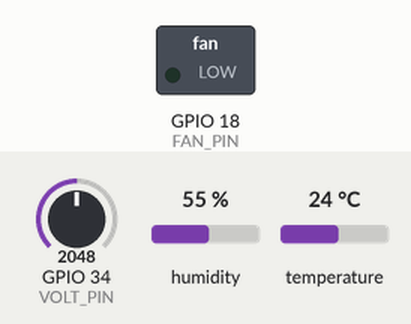
Bench run of a sketch on a simulated ESP32. Shown: switched loads named in the sketch (green lamp = pin HIGH). Inputs (shaded band) come from the test bench; at power-on: temperature 24 °C, GPIO 34 (VOLT_PIN) = 2048, humidity 55 % (analog values on the 0–4095 scale). WiFi joins after 1.5 s; servers stay silent unless stated; uploads are accepted with an empty reply; what the sketch prints to the serial monitor is not drawn.

Above: at 2.7 s.
2.8 s: temperature set to 30.2 °C
At 11.4 s:
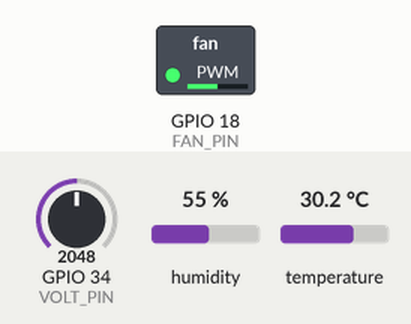
11.7 s: temperature set to 31.3 °C
At 21.5 s:
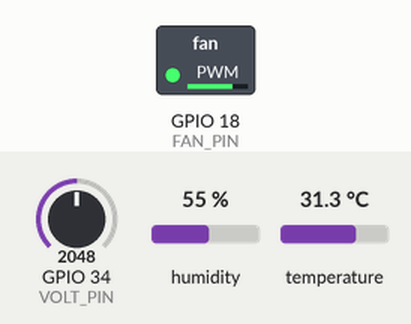
21.8 s: temperature set to 33.3 °C
31.6 s: temperature set to 34.3 °C
At 41.0 s:
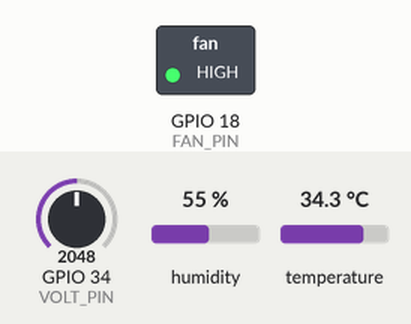
41.9 s: GPIO 34 (VOLT_PIN) set to 776
51.7 s: GPIO 34 (VOLT_PIN) set to 707
At 61.5 s:
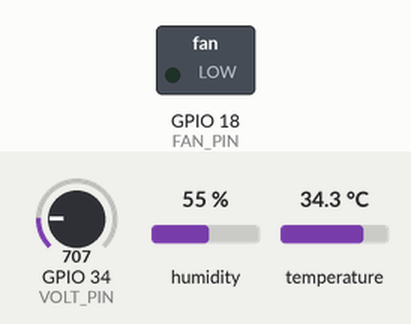
Timing chart, 0 to 63.0 s (numbered marks = the images above; inputs shaded):
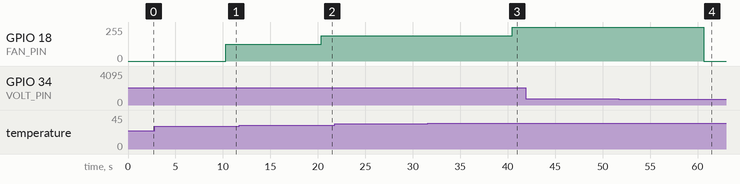

Measured:
- the behaviour switches between 30.9 and 31 °C on temperature (found by bisection; images 1 and 2)
- the behaviour switches between 33.9 and 34 °C on temperature (found by bisection; images 2 and 3)
- the behaviour switches between 745 and 744 on GPIO 34 (VOLT_PIN) (found by bisection; images 3 and 4)
- after the input at 2.8 s, GPIO 18 (FAN_PIN): 0/255 → 127/255 after 7.5 s
- after the input at 11.7 s, GPIO 18 (FAN_PIN): 127/255 → 190/255 after 8.6 s
- after the input at 21.8 s, every drawn part: stays the same
- after the input at 31.6 s, GPIO 18 (FAN_PIN): 190/255 → 255/255 after 8.9 s
- after the input at 41.9 s, every drawn part: stays the same
- after the input at 51.7 s, GPIO 18 (FAN_PIN): 255/255 → 0/255 after 8.9 s

The sketch:

topi-surya.ino
```cpp
// Topi Surya IoT — firmware ESP32.
//
// Membaca tegangan panel surya (pembagi tegangan ke ADC), suhu dan
// kelembapan (DHT22), mengatur kipas DC lewat PWM, mengirim telemetri ke
// server tiap 10 detik, dan mengambil perintah kipas terbaru lewat polling.
//
// Pustaka yang dibutuhkan di Arduino IDE (Library Manager):
//   - "DHT sensor library" (Adafruit) beserta dependensi "Adafruit Unified Sensor"
//   - Board ESP32 ("esp32" oleh Espressif)
// Isi WiFi dan alamat server di bawah sebelum upload. Jangan pernah
// menuliskan token perangkat asli ke berkas contoh yang dibagikan publik;
// token di sini hanya dibaca dari nilai yang diisi pemilik perangkat.

#include <WiFi.h>
#include <HTTPClient.h>
#include <DHT.h>

// ---------- Konfigurasi perangkat (isi sebelum upload) ----------
const char* WIFI_SSID = "NAMA_WIFI_ANDA";
const char* WIFI_PASSWORD = "SANDI_WIFI_ANDA";
// Alamat dasar server, tanpa garis miring di akhir, mis.
// "https://surya.bintangyudhis.my.id" atau alamat deploy aktif lainnya.
const char* SERVER_URL = "https://surya.bintangyudhis.my.id";
const char* DEVICE_ID = "topi-01";
// Kosongkan bila server tidak memakai TELEMETRY_TOKEN; bila server
// memakainya, isi dengan nilai yang sama persis.
const char* DEVICE_TOKEN = "";

// ---------- Pin dan konstanta perangkat keras ----------
#define DHT_PIN 4
#define DHT_TYPE DHT22
#define FAN_PIN 18
#define VOLT_PIN 34
// Pembagi tegangan: R1 30k dari panel ke ADC, R2 7,5k dari ADC ke ground.
// Faktor = (30 + 7,5) / 7,5 = 5. ADC ESP32: 12 bit, referensi 3,3 V.
const float DIVIDER_FACTOR = 5.0;
const float ADC_REF_VOLT = 3.3;
const int ADC_RESOLUTION = 4095;
// Kanal PWM (LEDC) untuk kipas.
const int FAN_CHANNEL = 0;
const int FAN_FREQUENCY = 25000;  // 25 kHz: di luar jangkau dengar
const int FAN_RESOLUTION = 8;     // 0-255

DHT dht(DHT_PIN, DHT_TYPE);

// Perintah terakhir yang sudah diterapkan; dipakai untuk mengonfirmasi
// ke server lewat appliedCommandId pada telemetri berikutnya.
String lastCommandId = "";
int fanSpeedPercent = 0;
String fanMode = "auto";
unsigned long lastSendMs = 0;
const unsigned long SEND_INTERVAL_MS = 10000;  // kirim tiap 10 detik

void hubungkanWiFi() {
  if (WiFi.status() == WL_CONNECTED) return;
  Serial.print("Menghubungkan WiFi ");
  Serial.println(WIFI_SSID);
  WiFi.begin(WIFI_SSID, WIFI_PASSWORD);
  unsigned long mulai = millis();
  while (WiFi.status() != WL_CONNECTED && millis() - mulai < 20000) {
    delay(500);
    Serial.print(".");
  }
  if (WiFi.status() == WL_CONNECTED) {
    Serial.println("\nWiFi terhubung, IP: ");
    Serial.println(WiFi.localIP());
  } else {
    Serial.println("\nWiFi gagal, dicoba lagi pada loop berikutnya.");
  }
}

float bacaTeganganPanel() {
  // Rata-rata 10 sampel ADC untuk meredam derau, lalu konversi ke volt
  // panel lewat faktor pembagi tegangan.
  long total = 0;
  for (int i = 0; i < 10; i++) {
    total += analogRead(VOLT_PIN);
    delay(5);
  }
  float rataRata = total / 10.0;
  return (rataRata / ADC_RESOLUTION) * ADC_REF_VOLT * DIVIDER_FACTOR;
}

bool bacaDht(float &suhu, float &kelembapan) {
  // DHT22 kadang gagal baca sekali; pemanggil memakai nilai terakhir
  // yang sah bila bacaan ini gagal (NaN).
  suhu = dht.readTemperature();
  kelembapan = dht.readHumidity();
  return !isnan(suhu) && !isnan(kelembapan);
}

void terapkanKipas(int persen) {
  persen = constrain(persen, 0, 100);
  fanSpeedPercent = persen;
  ledcWrite(FAN_CHANNEL, (persen * 255) / 100);
}

// Mode auto: kecepatan naik bersama suhu, tapi nol bila panel hampir
// tidak menghasilkan daya (mendung total / malam) supaya baterai tidak
// terkuras. Ambang ini asumsi awal — sesuaikan setelah uji lapangan.
int hitungKipasAuto(float teganganPanel, float suhu) {
  if (teganganPanel < 3.0) return 0;
  if (suhu >= 34) return 100;
  if (suhu >= 31) return 75;
  if (suhu >= 28) return 50;
  return 30;
}

// Nilai sensor terakhir yang sah; dipakai bila satu bacaan DHT22 gagal.
float suhuTerakhir = 0;
float kelembapanTerakhir = 0;
// Id perintah yang baru diterapkan dan belum dikonfirmasi ke server.
String perintahBaruDiterapkan = "";
// Batas atas kecepatan pada mode auto (dari perintah server, default 100).
int batasAtasAuto = 100;

void kirimTelemetri(float tegangan, float suhu, float kelembapan) {
  if (WiFi.status() != WL_CONNECTED) return;
  HTTPClient http;
  http.begin(String(SERVER_URL) + "/api/telemetry");
  http.addHeader("Content-Type", "application/json");
  if (strlen(DEVICE_TOKEN) > 0) {
    http.addHeader("x-device-token", DEVICE_TOKEN);
  }
  String muatan = "{\"deviceId\":\"" + String(DEVICE_ID) + "\"";
  muatan += ",\"panelVoltage\":" + String(tegangan, 2);
  muatan += ",\"temperature\":" + String(suhu, 1);
  muatan += ",\"humidity\":" + String(kelembapan, 1);
  muatan += ",\"fanSpeed\":" + String(fanSpeedPercent);
  if (perintahBaruDiterapkan.length() > 0) {
    muatan += ",\"appliedCommandId\":\"" + perintahBaruDiterapkan + "\"";
  }
  muatan += "}";
  int kode = http.POST(muatan);
  if (kode == 201) {
    // Konfirmasi terkirim; perintah tidak perlu dikirim ulang.
    perintahBaruDiterapkan = "";
  } else {
    Serial.print("Telemetri gagal, kode HTTP: ");
    Serial.println(kode);
  }
  http.end();
}

// Mengambil perintah terbaru dari server. Parsing JSON dilakukan manual
// dengan pencarian string supaya tidak menambah dependensi pustaka JSON;
// bentuk jawaban server tetap (id, fanSpeed, mode), jadi pencariannya aman.
void ambilPerintah() {
  if (WiFi.status() != WL_CONNECTED) return;
  HTTPClient http;
  http.begin(String(SERVER_URL) + "/api/command?deviceId=" + String(DEVICE_ID));
  int kode = http.GET();
  if (kode != 200) {
    http.end();
    return;
  }
  String badan = http.getString();
  http.end();
  int awalId = badan.indexOf("\"id\":\"");
  if (awalId < 0) return;  // data: null — belum ada perintah
  int akhirId = badan.indexOf("\"", awalId + 6);
  String id = badan.substring(awalId + 6, akhirId);
  if (id == lastCommandId) return;  // sudah diterapkan sebelumnya
  int awalKecepatan = badan.indexOf("\"fanSpeed\":");
  int awalMode = badan.indexOf("\"mode\":\"");
  if (awalKecepatan < 0 || awalMode < 0) return;
  int kecepatan = badan.substring(awalKecepatan + 11).toInt();
  int akhirMode = badan.indexOf("\"", awalMode + 8);
  String mode = badan.substring(awalMode + 8, akhirMode);
  lastCommandId = id;
  fanMode = mode;
  if (mode == "manual") {
    terapkanKipas(kecepatan);
  } else {
    // Mode auto: angka fanSpeed dari server dipakai sebagai batas atas.
    batasAtasAuto = kecepatan;
  }
  // Konfirmasi dikirim bersama telemetri berikutnya.
  perintahBaruDiterapkan = id;
}

void setup() {
  Serial.begin(115200);
  dht.begin();
  ledcSetup(FAN_CHANNEL, FAN_FREQUENCY, FAN_RESOLUTION);
  ledcAttachPin(FAN_PIN, FAN_CHANNEL);
  ledcWrite(FAN_CHANNEL, 0);
  analogReadResolution(12);
  hubungkanWiFi();
}

void loop() {
  // Auto-reconnect: bila WiFi putus, sambungkan lagi sebelum mengirim.
  if (WiFi.status() != WL_CONNECTED) {
    hubungkanWiFi();
    if (WiFi.status() != WL_CONNECTED) {
      delay(2000);
      return;
    }
  }
  unsigned long sekarang = millis();
  if (sekarang - lastSendMs >= SEND_INTERVAL_MS) {
    lastSendMs = sekarang;
    float tegangan = bacaTeganganPanel();
    float suhu, kelembapan;
    if (bacaDht(suhu, kelembapan)) {
      suhuTerakhir = suhu;
      kelembapanTerakhir = kelembapan;
    }
    // Perintah dari server diambil sebelum kipas diatur.
    ambilPerintah();
    if (fanMode == "auto") {
      terapkanKipas(min(hitungKipasAuto(tegangan, suhuTerakhir), batasAtasAuto));
    }
    kirimTelemetri(tegangan, suhuTerakhir, kelembapanTerakhir);
    Serial.print("Tegangan: ");
    Serial.print(tegangan);
    Serial.print(" V, kipas: ");
    Serial.print(fanSpeedPercent);
    Serial.println("%");
  }
  delay(100);
}
```
